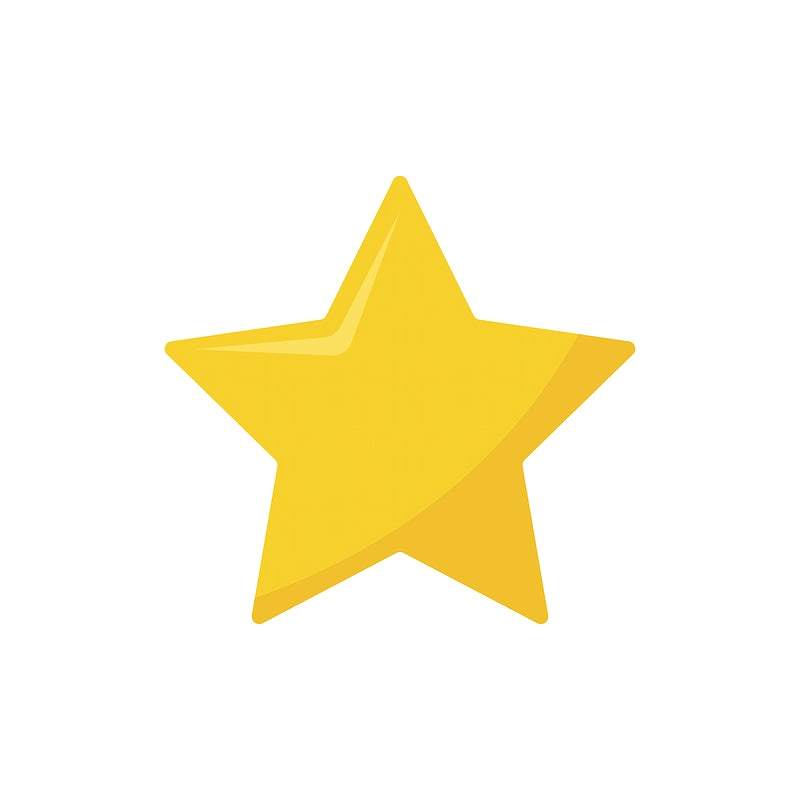
#> input picture 17_Contour_Tracing_Algorithms/star.jpg, 800 x 800 px
$ jupyter execute 05_image_moments.ipynb
#> lines starting #> are read from the running program, lines starting #| are printed output that depends on the picture; after the words box and inside, x2 and y2 are one past the last pixel; in counts of white or black regions, pixels touching at a corner belong together
[cell 1]
import cv2
import numpy as np
import matplotlib.pyplot as plt

# read the image
img = cv2.imread('star.jpg')[150:650, :]
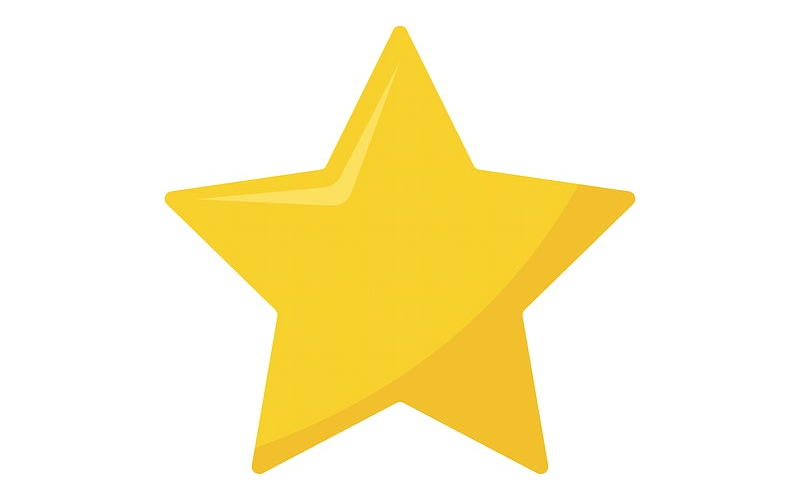
#> img: shape (500, 800, 3); mean B, G, R 204.6, 242.9, 252.7
img = cv2.cvtColor(img, cv2.COLOR_BGR2RGB)

img_gray = cv2.cvtColor(img, cv2.COLOR_BGR2GRAY)
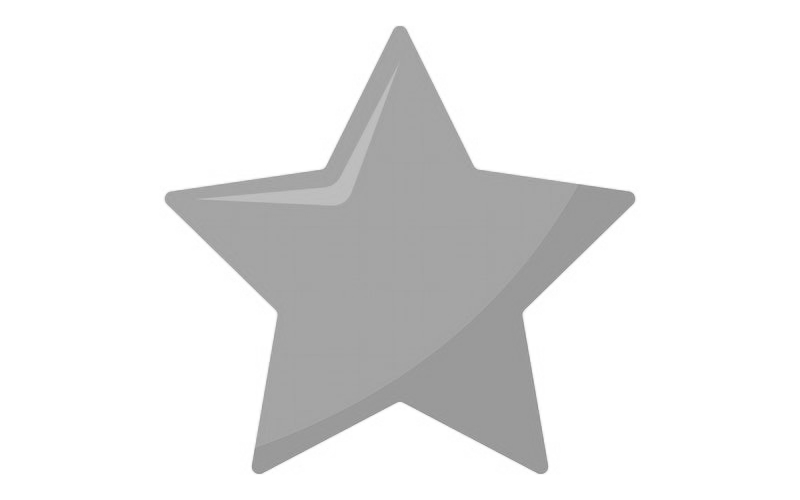
#> img_gray: shape (500, 800); min 135, max 255, mean 232.6
img_contours = img.copy()
img_centroid = img.copy()

# Binarize the image
ret, thresh = cv2.threshold(img_gray, 240, 255, cv2.THRESH_BINARY)
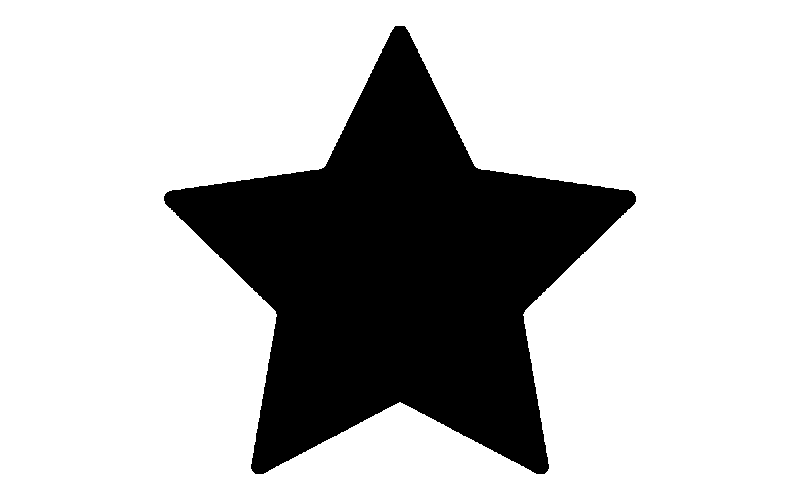
#> thresh: shape (500, 800); 75.6% white; 1 black region

# Find the contours
contours, hierarchy = cv2.findContours(thresh, cv2.RETR_LIST, cv2.CHAIN_APPROX_SIMPLE)
#> contours = 2 contours; box (x1, y1, x2, y2) and area: (0, 0, 800, 500) 398701, (163, 25, 637, 475) 98218
print(len(contours))
#| 2

# Draw the contours
cnt = contours[0]
#> cnt = contour of 736 points, box (x1, y1, x2, y2) (163, 25, 637, 475), area 98218
cv2.drawContours(img_contours, [cnt], -1, (255,0,0), 2)
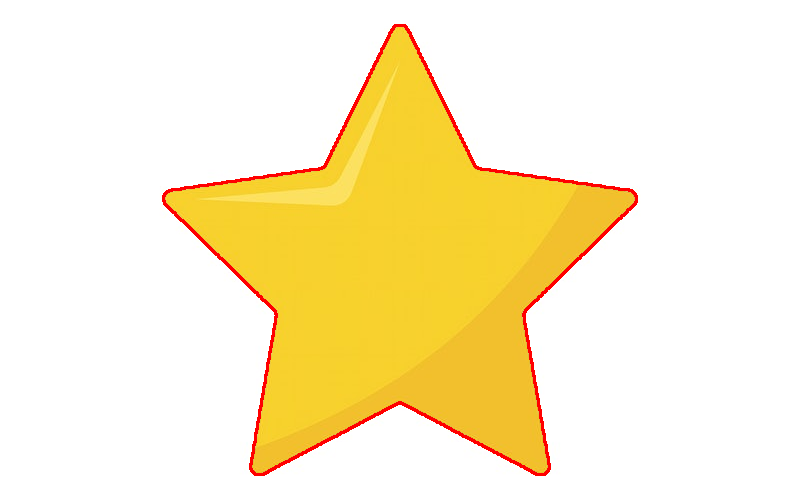
#> img_contours: shape (500, 800, 3); mean R, G, B 252.8, 239.5, 201.7

# Calculate the moments
M = cv2.moments(cnt)
#> M = moments, m00 98218, centre m10/m00, m01/m00 = (399.5, 272.3)

# Calculate area
area = M['m00']
#> area = 98218
# Calculate centroid
cx = int(M['m10']/M['m00'])
#> cx = 399
cy = int(M['m01']/M['m00'])
#> cy = 272
print("cx = {} ; cy = {}".format(cx, cy))
#| cx = 399 ; cy = 272

cv2.circle(img_centroid, (cx, cy), 10, (255, 0, 0), -1)
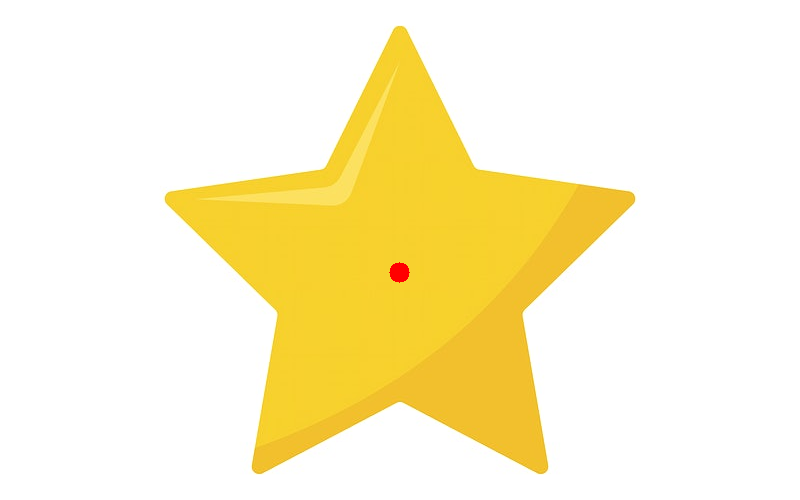
#> img_centroid: shape (500, 800, 3); mean R, G, B 252.7, 242.8, 204.5

plt.subplot(2,3,1)
plt.title('original')
plt.imshow(img)

plt.subplot(2,3,2)
plt.title('grayscale')
plt.imshow(img_gray, cmap ='gray')

plt.subplot(2,3,3)
plt.title('binary image')
plt.imshow(thresh, cmap ='gray')

plt.subplot(2,3,4)
plt.title('contours')
plt.imshow(img_contours)

plt.subplot(2,3,5)
plt.title('img_centroid')
plt.imshow(img_centroid)

plt.gcf().set_size_inches(16, 7)
plt.show()

$ run again, with 17_Contour_Tracing_Algorithms/simple_shapes.png saved as 17_Contour_Tracing_Algorithms/star.jpg
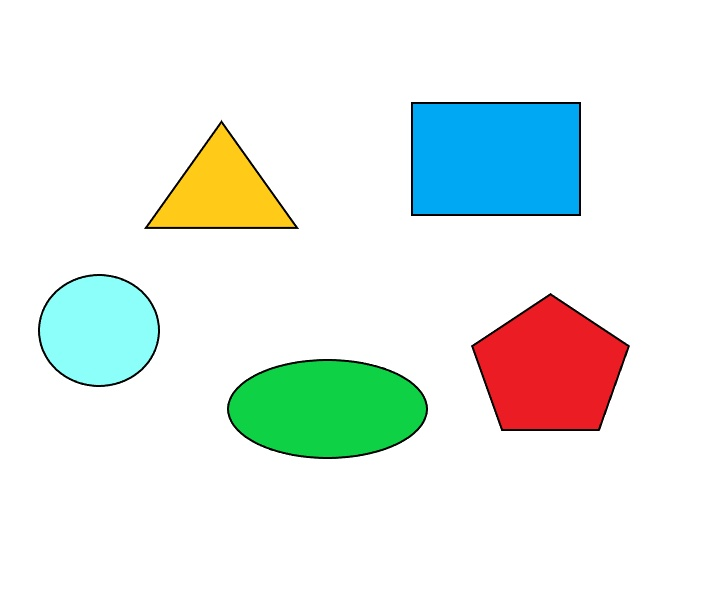
#> input picture 17_Contour_Tracing_Algorithms/simple_shapes.png, 710 x 599 px
#> `img_gray = cv2.cvtColor(img, cv2.COLOR_BGR2GRAY)`:
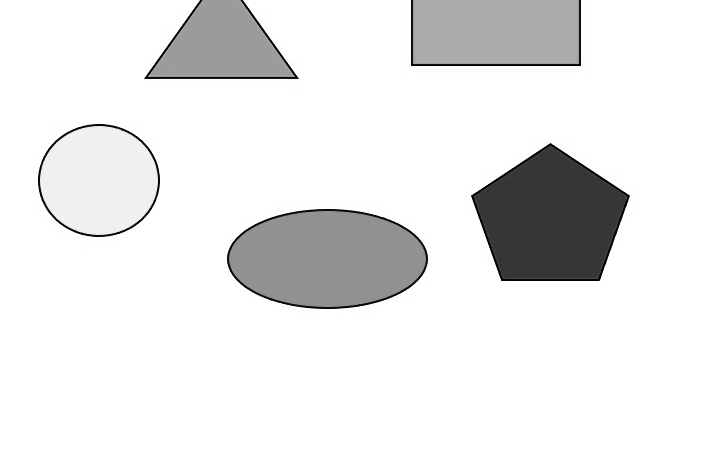
#> img_gray: shape (449, 710); min 0, max 255, mean 232.3
#> `ret, thresh = cv2.threshold(img_gray, 240, 255, cv2.THRESH_BINARY)`:
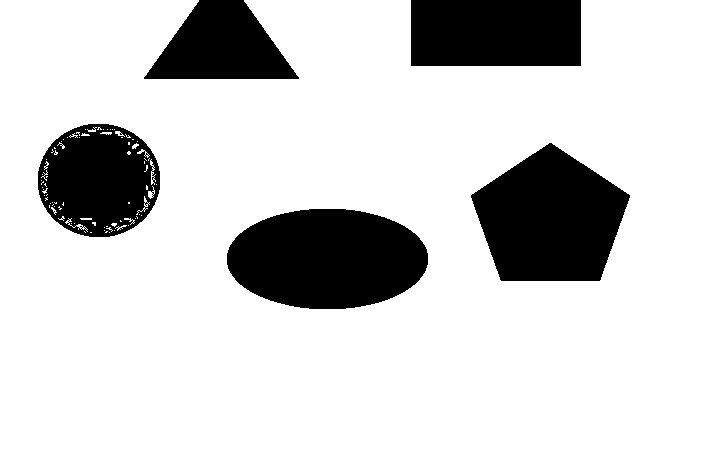
#> thresh: shape (449, 710); 81% white; 5 black regions
#> contours = 119 contours, 110 with area under 20; largest, box (x1, y1, x2, y2) and area: (0, 0, 710, 449) 298321, (226, 208, 429, 310) 16176, (470, 142, 631, 282) 15513, (37, 123, 161, 238) 11124, (65, 218, 88, 232) 34
#| 119
#> cnt = [[109, 232]]
#> img_contours: shape (449, 710, 3); mean R, G, B 227.7, 235.5, 227.8
#> M = moments, m00 0
#> area = 0
